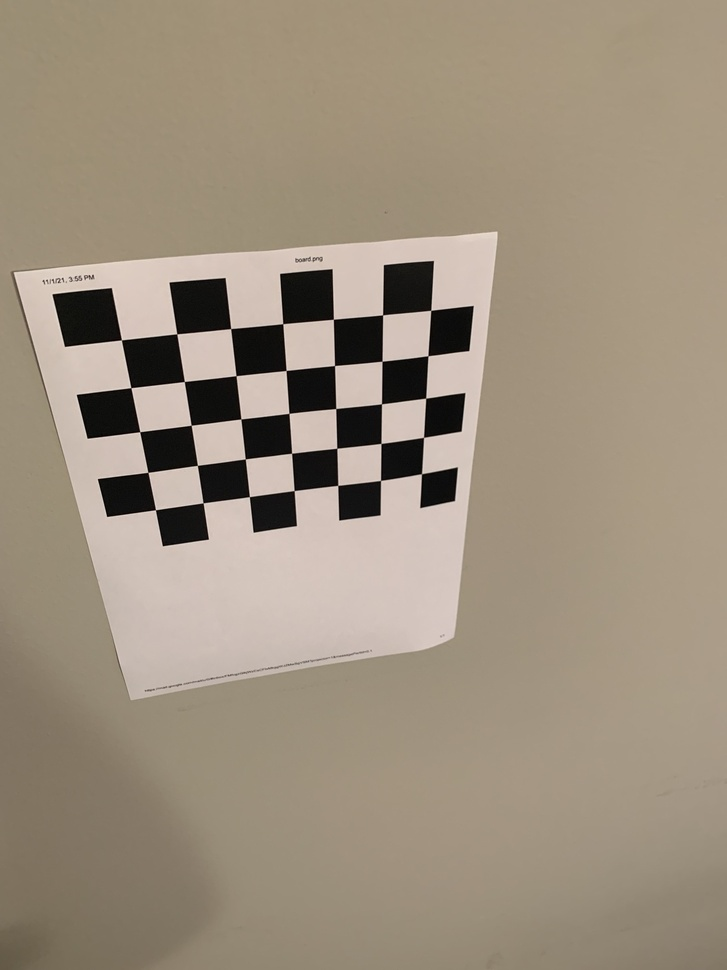
#> input picture RecoveringPoseFromPlanes/images/image0.jpg, 727 x 970 px, shrunk from 1512 x 2016 before the run; its folder holds only this picture in this run
$ jupyter execute --allow-errors posefromplanes.ipynb
#> lines starting #> are read from the running program, lines starting #| are printed output that depends on the picture; after the words box and inside, x2 and y2 are one past the last pixel; in counts of white or black regions, pixels touching at a corner belong together
[cell 1]
import cv2
import numpy as np
import os
import glob
import matplotlib.pyplot as plt

[cell 2]
'''Function to plot a box based on the matrix given, as long as the first 8 values are the 8 corners'''
# [17 lines left out: function plot, not called in this run]


#Rotation
'''Rotation function to return Omega based on what degree was given'''
# [4 lines left out: function rotation, not called in this run]


def homogenous(X):
    # print(X.shape[1])
    return np.vstack((X, np.ones([1,X.shape[1]])))

'''Pinhole camera funciton to find the projected values'''
# [12 lines left out: function pinhole, not called in this run]

'''Calculate the normalized coordinates'''
# [17 lines left out: function findX_, not called in this run]

'''Consturct the systems of equations from equation 14.30'''
# [16 lines left out: function constructA, not called in this run]

''' Find the estimates of Omega and Tau'''
# [27 lines left out: function findEstimate, not called in this run]

### Camera calibration intrinsic parameters

[cell 3]
np.set_printoptions(formatter={'float': '{: 0.2f}'.format},suppress=True)

images = glob.glob('./images/*.jpg')

#number of vertical and horizontal
checkerboard = (5,7)

criteria = (cv2.TERM_CRITERIA_EPS + cv2.TERM_CRITERIA_MAX_ITER, 30, 0.001)

objpoints = []

imgpoints = []


objp = np.zeros((1, checkerboard[0] * checkerboard[1],3),np.float32)

objp[0,:,:2] = np.mgrid[0:checkerboard[0], 0:checkerboard[1]].T.reshape(-1, 2)

# print(objp.shape)


prev_img_shape = None

# print(len(images))

for fname in images:
    #read images
#     print(fname)
    img = cv2.imread(fname)
#> img is the input picture: shape (970, 727, 3); mean B, G, R 125.7, 143.4, 156.5
#     print(img.shape)
    #get grayscale
    gray = cv2.cvtColor(img, cv2.COLOR_BGR2GRAY)
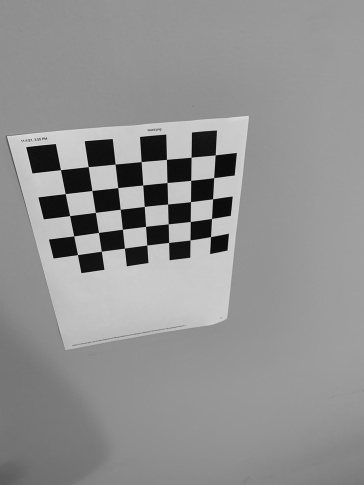
#> gray: shape (970, 727) (shown at 1/2 size); min 1, max 230, mean 145.3


    #function to find corners
    ret, corners = cv2.findChessboardCorners(gray, checkerboard)
#> ret = True; corners = 35 rows, first 8: [430.8, 310.3], [428, 355.7], [425.7, 398.2], [423.6, 437.4], [421.5, 473.8], [382.6, 314.9], [382, 361.2], [381.5, 403.8]
                                             # flags
                                             # cv2.CALIB_CB_ADAPTIVE_THRESH +
                                             # cv2.CALIB_CB_FAST_CHECK +
                                             # cv2.CALIB_CB_NORMALIZE_IMAGE)
#     print(corners)

    if ret == True:
        objpoints.append(objp)
#         print(len(objpoints))

        #get the best corners inside small neighborhood of the original location
        #critera = number of iterations
        corners2 = cv2.cornerSubPix(gray, corners, (11,11), (-1,1), criteria)
#> corners2 = 35 rows, first 8: [430.7, 310.3], [427.9, 355.7], [425.7, 398.2], [423.5, 437.4], [421.5, 473.7], [382.6, 314.8], [382, 361.3], [381.5, 403.8]

        imgpoints.append(corners2)

        img = cv2.drawChessboardCorners(img, checkerboard, corners2, ret)
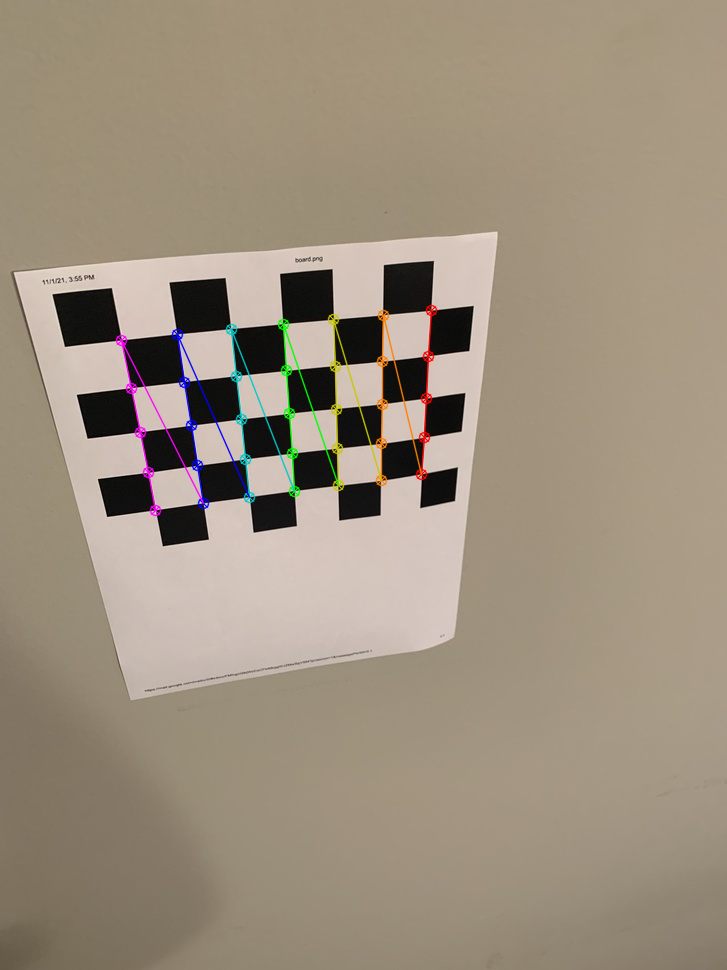
#> img: shape (970, 727, 3); 1.33% of pixels changed, all inside (x1, y1, x2, y2) = (115, 304, 438, 517)


# type(img)
plt.figure(figsize=(10, 10))
plt.imshow(img)
plt.show()

# print(len(imgpoints))

ret, mtx, dist, rvecs, tvecs = cv2.calibrateCamera(objpoints, imgpoints, gray.shape[::-1], None, None)
#> ret = 0.378; mtx = [[890.4, 0, 378.9], [0, 1078.5, 517.2], [0, 0, 1]]; dist = [[0.605, -6.27, 0.0403, -0.0322, 24.91]]; rvecs = ([0.524, -0.776, 1.41],); tvecs = ([1.08, -3.52, 18.11],)

print("Camera matrix :")
print(mtx)
#| [[ 890.43  0.00  378.87]
#|  [ 0.00  1078.45  517.17]
#|  [ 0.00  0.00  1.00]]

#     cv2.imshow('img', img)
#     cv2.waitKey(0)

### Getting 4 coordinates between 2 images

[cell 4]
img1path = "./images/image2.jpg"
img2path = "./images/image7.jpg"

img1 = cv2.imread(img1path)
img2 = cv2.imread(img2path)

#> (the rest of this cell did not finish here and is left out)

#> (a cell that did not finish here is left out)

### Homography function

[cell 6]
#x and w are pairs of 4 points

# [24 lines left out: function homography, not called in this run]

#> (a cell that did not finish here is left out)

### Output to check comparison between CV2 and manual homography calculation

#> (a cell that did not finish here is left out)

### Extract Extrinsic parameters

[cell 9]
# [43 lines left out: function extrinsicparameters, not called in this run]

[cell 10]
Lambda = mtx
#> Lambda = [[890.4, 0, 378.9], [0, 1078.5, 517.2], [0, 0, 1]]
#> (the rest of this cell did not finish here and is left out)

$ run again, on RecoveringPoseFromPlanes/images/image4.jpg
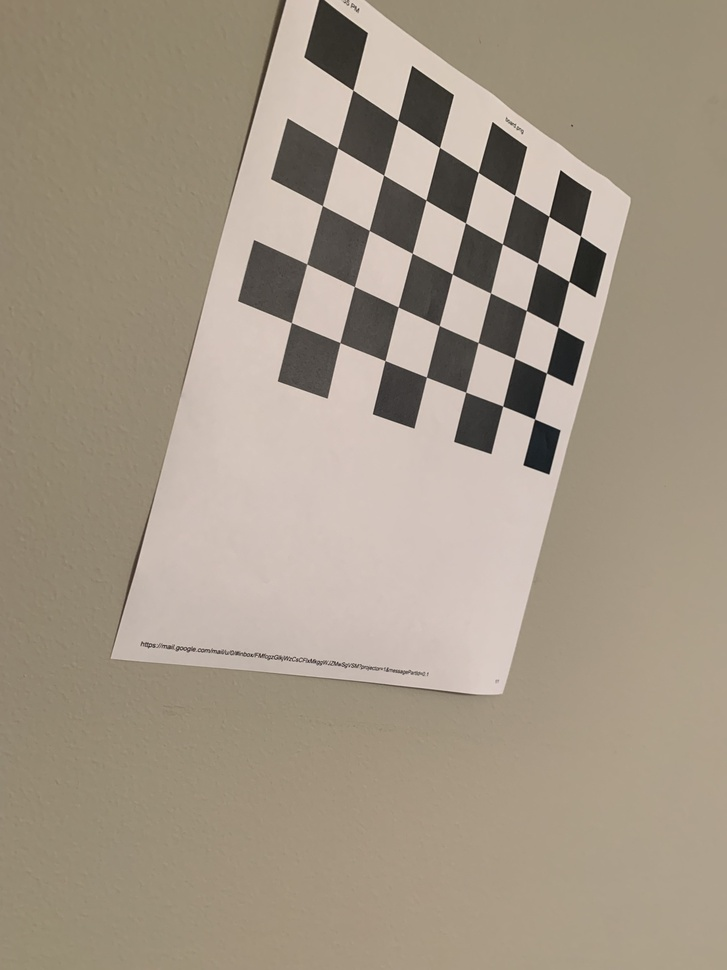
#> input picture RecoveringPoseFromPlanes/images/image4.jpg, 727 x 970 px, shrunk from 1512 x 2016 before the run
#> img is the input picture: shape (970, 727, 3); mean B, G, R 134, 150.5, 162.8
#> `gray = cv2.cvtColor(img, cv2.COLOR_BGR2GRAY)`:
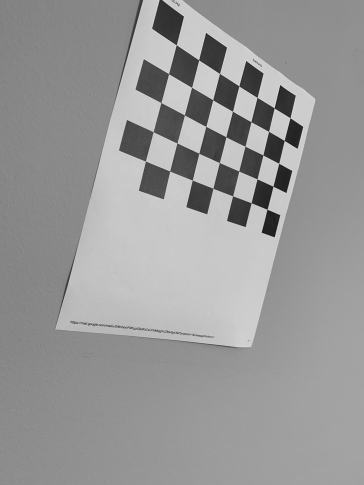
#> gray: shape (970, 727) (shown at 1/2 size); min 18, max 234, mean 152.3
#> `ret, corners = cv2.findChessboardCorners(gray, checkerboard)`: ret = True; corners = 35 rows, first 8: [580.4, 235.9], [568.8, 281.5], [557.9, 327], [546.5, 373], [534.6, 419], [548.8, 216.3], [537.6, 263.3], [526.3, 310.5]
#> corners2 = 35 rows, first 8: [580.5, 236], [568.8, 281.4], [557.9, 327], [546.4, 373], [534.5, 418.9], [548.7, 216.3], [537.6, 263.2], [526.3, 310.5]
#> `img = cv2.drawChessboardCorners(img, checkerboard, corners2, ret)`:
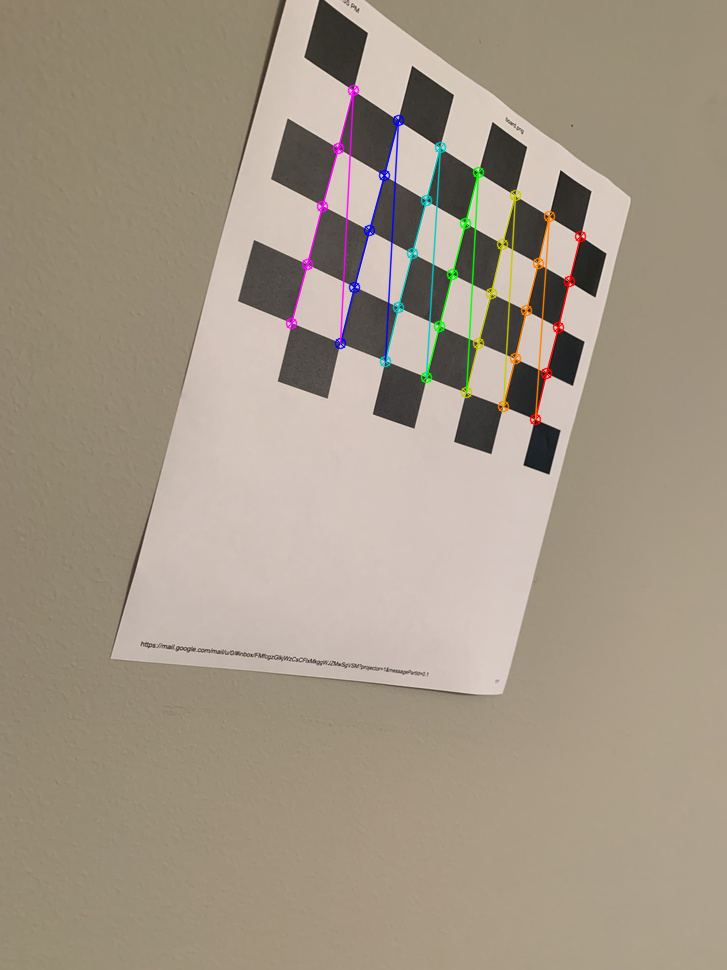
#> img: shape (970, 727, 3); 1.6% of pixels changed, all inside (x1, y1, x2, y2) = (285, 84, 587, 426)
#> `ret, mtx, dist, rvecs, tvecs = cv2.calibrateCamera(objpoints, imgpoint..`: ret = 0.452; mtx = [[814.1, 0, 253.4], [0, 717.2, 471.9], [0, 0, 1]]; dist = [[0.383, -3.05, -0.0712, 0.0472, 6.32]]; rvecs = ([-0.563, -0.439, 1.76],); tvecs = ([6.1, -4.9, 16.84],)
#| [[ 814.12  0.00  253.36]
#|  [ 0.00  717.24  471.90]
#|  [ 0.00  0.00  1.00]]
#> Lambda = [[814.1, 0, 253.4], [0, 717.2, 471.9], [0, 0, 1]]

$ run again, on RecoveringPoseFromPlanes/images/image5.jpg
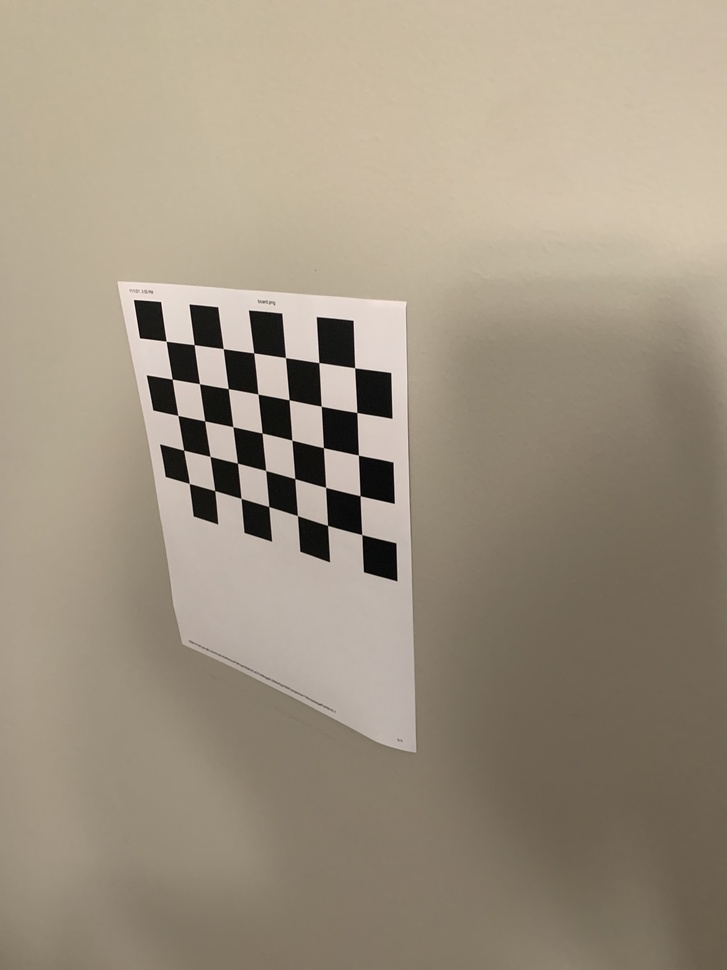
#> input picture RecoveringPoseFromPlanes/images/image5.jpg, 727 x 970 px, shrunk from 1512 x 2016 before the run
#> img is the input picture: shape (970, 727, 3); mean B, G, R 128.7, 146.6, 158.5
#> `gray = cv2.cvtColor(img, cv2.COLOR_BGR2GRAY)`:
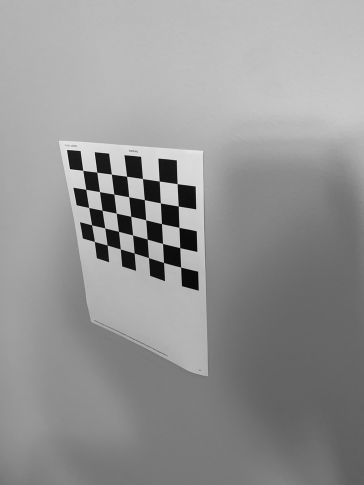
#> gray: shape (970, 727) (shown at 1/2 size); min 0, max 244, mean 148.2
#> `ret, corners = cv2.findChessboardCorners(gray, checkerboard)`: ret = True; corners = 35 rows, first 8: [354.5, 367.7], [356.8, 412.5], [358.5, 455.1], [360.2, 495.8], [361.6, 534.5], [318.7, 362.6], [321.4, 406.4], [323.5, 447.8]
#> corners2 = 35 rows, first 8: [354.6, 367.8], [356.8, 412.5], [358.4, 455.2], [360.1, 495.7], [361.8, 534.6], [318.8, 362.6], [321.3, 406.3], [323.4, 447.7]
#> `img = cv2.drawChessboardCorners(img, checkerboard, corners2, ret)`:
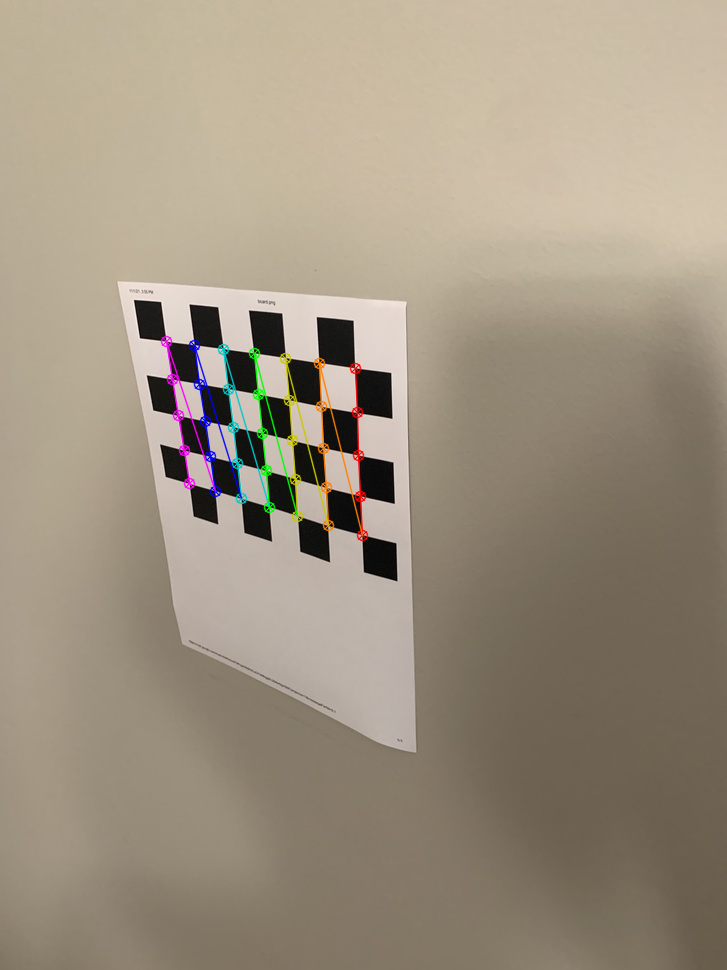
#> img: shape (970, 727, 3); 1.26% of pixels changed, all inside (x1, y1, x2, y2) = (160, 335, 369, 542)
#> `ret, mtx, dist, rvecs, tvecs = cv2.calibrateCamera(objpoints, imgpoint..`: ret = 0.431; mtx = [[555.7, 0, 405], [0, 612.4, 450.6], [0, 0, 1]]; dist = [[-0.645, 4.4, 0.0301, -0.0343, -9.52]]; rvecs = ([0.708, 0.0556, 1.61],); tvecs = ([-1.13, -1.73, 12.47],)
#| [[ 555.72  0.00  404.98]
#|  [ 0.00  612.41  450.60]
#|  [ 0.00  0.00  1.00]]
#> Lambda = [[555.7, 0, 405], [0, 612.4, 450.6], [0, 0, 1]]
